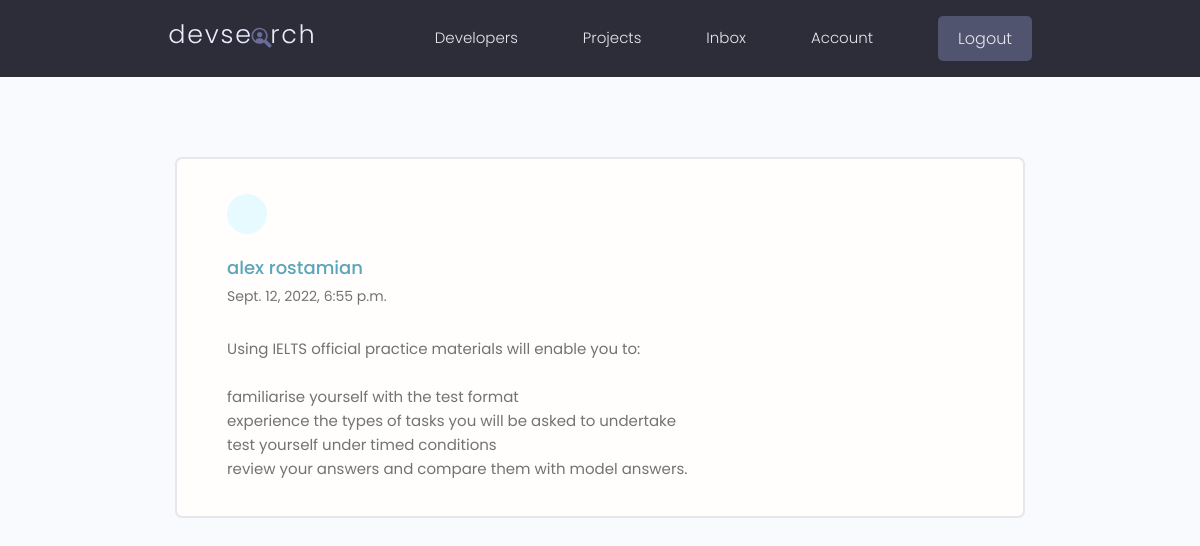
The app's page /message/164d7816-765e-4366-b72d-5cf80e03c0e2 (signed in) with its own data.
### users/models.py (models this page shows, shortened)
class Message(models.Model):
    sender=models.ForeignKey(Profiles,on_delete=models.SET_NULL,blank=True,null=True)
    recipient=models.ForeignKey(Profiles,on_delete=models.SET_NULL,blank=True,null=True,
                                 related_name='messages')
    name=models.CharField(max_length=200,null=True,blank=True)
    email=models.EmailField(max_length=200,null=True,blank=True)
    subject=models.CharField(max_length=200,null=True,blank=True)
    body=models.TextField()
    is_read=models.BooleanField(default=False,null=True)
    created=models.DateTimeField(auto_now_add=True,editable=False)
    id=models.UUIDField(default= uuid.uuid4,unique=True,
                            primary_key=True,editable=False)
    class Meta:
        ordering=['is_read', '-created']

### users/views.py (the view)
# urls.py: path('message/<str:pk>',views.viewMessage,name='message'),
@login_required(login_url='login')
def viewMessage(request,pk):
    profile=request.user.profiles
    message=profile.messages.get(id=pk)
    if message.is_read==False:
        message.is_read=True
        message.save()
    context={'message':message}
    return render(request,'users/message.html',context)

### users/templates/users/message.html (shortened to what this page needs)
{% extends 'main.html'%}
{% block content %}
  <main class="messagePage my-xl">
    <div class="content-box">
      <div class="message">
        <a class="backButton" href="{% url 'inbox'%}"></a>
        <h2 class="message__subject">{{message.objetc}}</h4>
          <a href="profile.html" class="message__author">{{message.name}}</a>
          <p class="message__date">{{message.created}}</p>
          <div class="message__body">
            {{message.body|linebreaksbr}}
          </div>
      </div>
    </div>
  </main>
  {% endblock content %}

### static/styles/app.css (style rules this page uses)
:root { --color-sub: #2d2d39; }
.content-box { width: 95%; max-width: 85rem; margin: 0 auto; }
.message { padding: 2.5rem 0; }
.message > a { display: flex; gap: 1rem; }
.message__author, .message__date { flex-basis: 25%; }
.message__subject { flex-basis: 50%; }
.message__date { text-align: right; }
.messagePage .message { list-style: none; background: var(--color-white); padding: 3.5rem 5rem; border: 2px solid var(--color-light); border-radius: 0.7rem; }
.messagePage .message__subject { font-size: 2.8rem; color: var(--color-sub); margin-bottom: 1rem; margin-top: 2rem; }
.messagePage .message__author { font-size: 1.8rem; font-weight: 500; }
.messagePage .message__date { font-size: 1.4rem; font-weight: 400; text-align: left; margin-bottom: 3rem; }
.backButton { background: var(--color-main-light); color: var(--color-main); width: 4rem; height: 4rem; display: flex; align-items: center; justify-content: center; border-radius: 50%; }

### static/uikit/styles/modules/_variables.css (style rules this page uses)
:root { --color-main: #5aa5b9; --color-main-light: #e6faff; --color-sub: #3f4156; --color-sub-light: #51546e; --color-sub-lighter: #ededfd; --color-text: #737373; --color-gray: #8b8b8b; --color-light: #e5e7eb; --color-light-gray: #767676; --color-bg: #f8fafd; --color-white: #fffefd; --color-white-light: #f3f3f3; --color-success: #359e64; --color-success-bg: #def8e8; --color-error: #fc4b0b; --color-error-bg: #fff2ee; --font-base: 'Poppins', arial, helvetica, 'Segoe UI', roboto, ubuntu, sans-serif; --font-monospace: 'Fira Code', 'Courier New', courier, monospace; --font-regular: 300; --font-medium: 500; --font-bold: 700; --generic-shadow: 1px 1px 5px #00000010; --generic-transition: all 0.3s ease-in-out; }

### static/uikit/styles/modules/_base.css (style rules this page uses)
* { margin: 0; padding: 0; box-sizing: border-box; text-rendering: optimizeLegibility; color: inherit; font-size: inherit; }
html { font-size: 50%; }
@media only screen and (min-width: 480px) { html { font-size: 56.25%; } }
@media only screen and (min-width: 1200px) { html { font-size: 62.5%; } }
body { line-height: 1.6; font-weight: 400; font-size: 1.5rem; color: var(--color-text); background-color: var(--color-bg); min-height: 100vh; }

### static/uikit/styles/modules/_typography.css (style rules this page uses)
* { font-family: var(--font-base); }
h2 { font-size: 3.6rem; font-weight: var(--font-bold); }
p, span, strong { font-size: 1.6rem; color: var(--color-text); font-weight: var(--font-regular); }
a { padding-bottom: 2px; text-decoration: none; display: inline-block; color: var(--color-main); font-weight: var(--font-medium); }

### static/uikit/styles/modules/_utilities.css (style rules this page uses)
.my-xl { margin: 8rem auto; }

### records on screen
Message: name "alex rostamian", created "Sept. 12, 2022, 6:55 p.m.", body "Using IELTS official practice materials will enable you to: familiarise yourself with the test format experience the types of tasks you will be asked to undertake test yourself under timed conditions review your answers and compare them with model answers."
